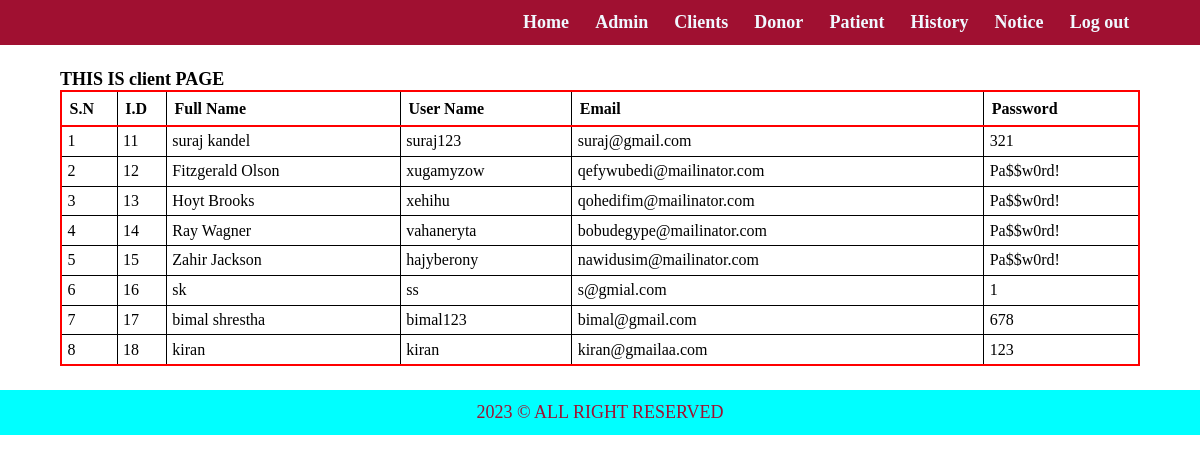
The page /admin/Manage-Clients.php (signed in) on the database its author committed.
### tables this page shows
CREATE TABLE `tbl_signup` (
  `id` int(11) NOT NULL,
  `Full_name` varchar(50) NOT NULL,
  `User_name` varchar(50) NOT NULL,
  `Email` varchar(100) NOT NULL,
  `Password` varchar(255) NOT NULL
);

### admin/Manage-Clients.php (the view)
<?php include('partials/menu.php') ?>
<div class="main-content">
    <div class="wrapper">
        <strong>THIS IS client PAGE</strong>
        <div class="whole">
            <table class = "tbl">
                <tr>
                    <th>S.N</th>
                    <th>I.D</th>
                    <th>Full Name</th>
                    <th>User Name</th>
                    <th>Email</th>
                    <th>Password</th>
                <?php
                $sql = "SELECT * FROM tbl_signup";
                $res = mysqli_query($conn, $sql);
                if($res==true)
                {
                    $count = mysqli_num_rows($res);
                    $sn=1;
                    if($count>0)
                    {
                        while($rows = mysqli_fetch_assoc($res))
                        {
                            $id = $rows['id'];
                            $fullname = $rows['Full_name'];
                            $username = $rows['User_name'];
                            $email = $rows['Email'];
                            $password = $rows['Password'];
                            ?>
                            <tr>
                                <td><?php echo $sn++?></td>
                                <td><?php echo $id?></td>
                                <td><?php echo $fullname ?></td>
                                <td><?php echo $username ?></td>
                                <td><?php echo $email ?></td>
                                <td><?php echo $password ?></td>
                            </tr>
                            <?php
                        }
                    }
                    else{
                    }
                }
                ?>
            </table>
        </div>
    </div>
</div>
<?php include('partials/footer.php') ?>

### admin/partials/menu.php (shortened to what this page needs)
<html>
    <head>
        <link rel="stylesheet" href="../css/admin.css">
    </head>
    <body>
        <div class="menu">
            <div class="wrapper">
 <ul>
                    <li> <a href="index.php">Home</a></li>
                    <li> <a href="Manage-Admin.php">Admin</a></li>
                    <li> <a href="Manage-Clients.php">Clients</a></li>
                    <li> <a href="Manage-Doner.php">Donor</a></li>
                    <li> <a href="Manage-Patient.php">Patient</a></li>
                    <li> <a href="History.php">History</a></li>
                    <li> <a href="Manage-Notice.php">Notice</a></li>
                    <li> <a href="../logout.php?">Log out</a></li>
                </ul>
            </div>
        </div>

### admin/partials/footer.php
 <div class="footer">
        <div class="wrapper">
                <p class = "text-center">2023 © ALL RIGHT RESERVED</p>
            </div>
        </div>
    </body>
</html>

### css/admin.css (style rules this page uses)
* { margin: 0; padding: 0; }
.wrapper { padding:1%; width:90%; margin:0 auto; font-size: large; }
.text-center { text-align: center; }
.menu { text-align:right; background-color: rgb(160, 16, 49); }
.menu ul { list-style-type: none; }
.menu ul li { display: inline; padding:1%; }
.menu ul li a { text-decoration: none; font-weight: bold; color:aliceblue; }
.main-content { margin:1% 0; }
.tbl, th, td { border: 1px solid black; }
.tbl { border:2px solid red; width:100%; border-collapse: collapse; }
.tbl tr th { border-bottom:2px solid red; text-align: left; padding:0.7%; margin:0; }
.tbl tr td { border-bottom:1px solid rgb(0, 0, 0); padding:0.5%; text-align: left; }
.footer { color: rgb(160, 16, 49); background-color: aqua; }

### rows shown on the page
tbl_signup: id "11", Full_name "suraj kandel", User_name "suraj123", Email "suraj@gmail.com", Password "321"
tbl_signup: id "12", Full_name "Fitzgerald Olson", User_name "xugamyzow", Email "qefywubedi@mailinator.com", Password "Pa$$w0rd!"
tbl_signup: id "13", Full_name "Hoyt Brooks", User_name "xehihu", Email "qohedifim@mailinator.com", Password "Pa$$w0rd!"
tbl_signup: id "14", Full_name "Ray Wagner", User_name "vahaneryta", Email "bobudegype@mailinator.com", Password "Pa$$w0rd!"
tbl_signup: id "15", Full_name "Zahir Jackson", User_name "hajyberony", Email "nawidusim@mailinator.com", Password "Pa$$w0rd!"
tbl_signup: id "16", Full_name "sk", User_name "ss", Email "s@gmial.com", Password "1"
tbl_signup: id "17", Full_name "bimal shrestha", User_name "bimal123", Email "bimal@gmail.com", Password "678"
tbl_signup: id "18", Full_name "kiran", User_name "kiran", Email "kiran@gmailaa.com", Password "123"
